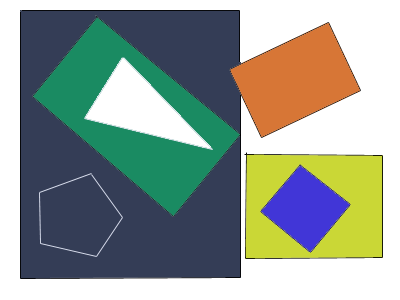
#> input picture shapes.png, 400 x 300 px
$ python contour.py
#> lines starting #> are read from the running program, lines starting #| are printed output that depends on the picture; after the words box and inside, x2 and y2 are one past the last pixel; in counts of white or black regions, pixels touching at a corner belong together
import cv2
import numpy as np

img = cv2.imread('shapes.png')
#> img is the input picture: shape (300, 400, 3); mean B, G, R 146.7, 155.8, 145.2

imgGray = cv2.cvtColor(img, cv2.COLOR_BGR2GRAY)
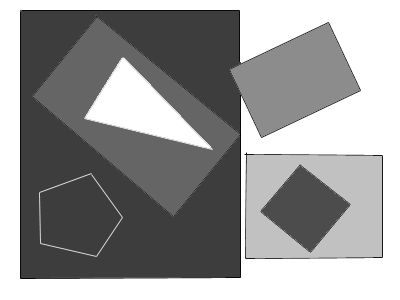
#> imgGray: shape (300, 400); min 0, max 255, mean 151.7
imgBlur = cv2.GaussianBlur(imgGray, (7, 7), 1)
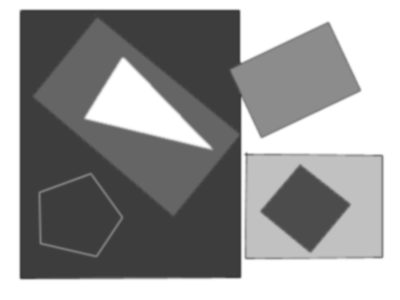
#> imgBlur: shape (300, 400); min 55, max 255, mean 151.7
print(img)
#> (printed output is left out)
imgCanny = cv2.Canny(imgBlur, 50, 50)
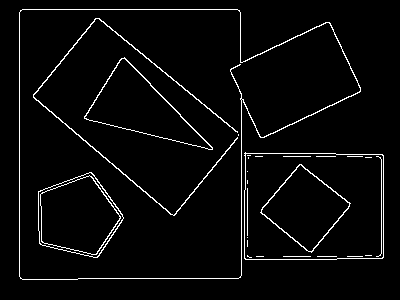
#> imgCanny: shape (300, 400); 3.6% white in thin lines or dots, all inside (x1, y1, x2, y2) = (19, 9, 384, 280)
imgBlank = np.zeros_like(img)
cv2.imshow('image', img)
cv2.imshow('Gray image ', imgGray)

cv2.imshow('image Blur', imgBlur)
cv2.imshow('contour', imgCanny)
cv2.waitKey(0)

$ run again, with butterfly.jpg saved as shapes.png
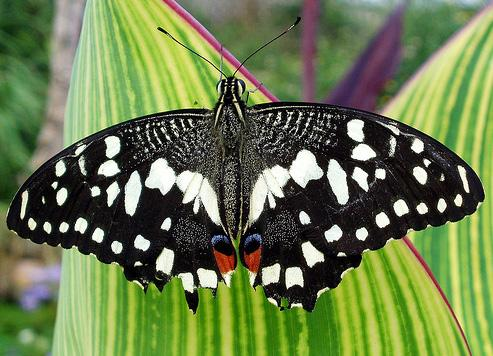
#> input picture butterfly.jpg, 493 x 356 px
#> img is the input picture: shape (356, 493, 3); mean B, G, R 77.2, 123.6, 107
#> `imgBlur = cv2.GaussianBlur(imgGray, (7, 7), 1)`:
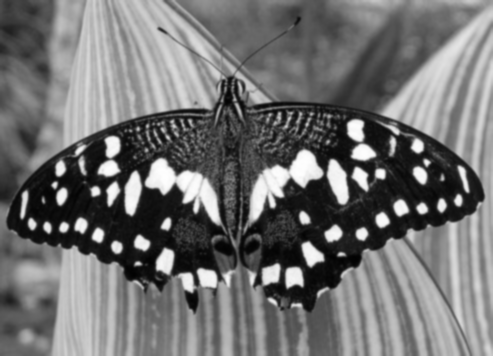
#> imgBlur: shape (356, 493); min 2, max 254, mean 113.3
#> (printed output is left out)
#> `imgCanny = cv2.Canny(imgBlur, 50, 50)`:
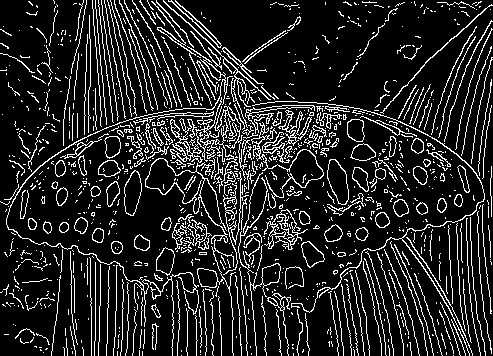
#> imgCanny: shape (356, 493); 14.5% white in thin lines or dots
